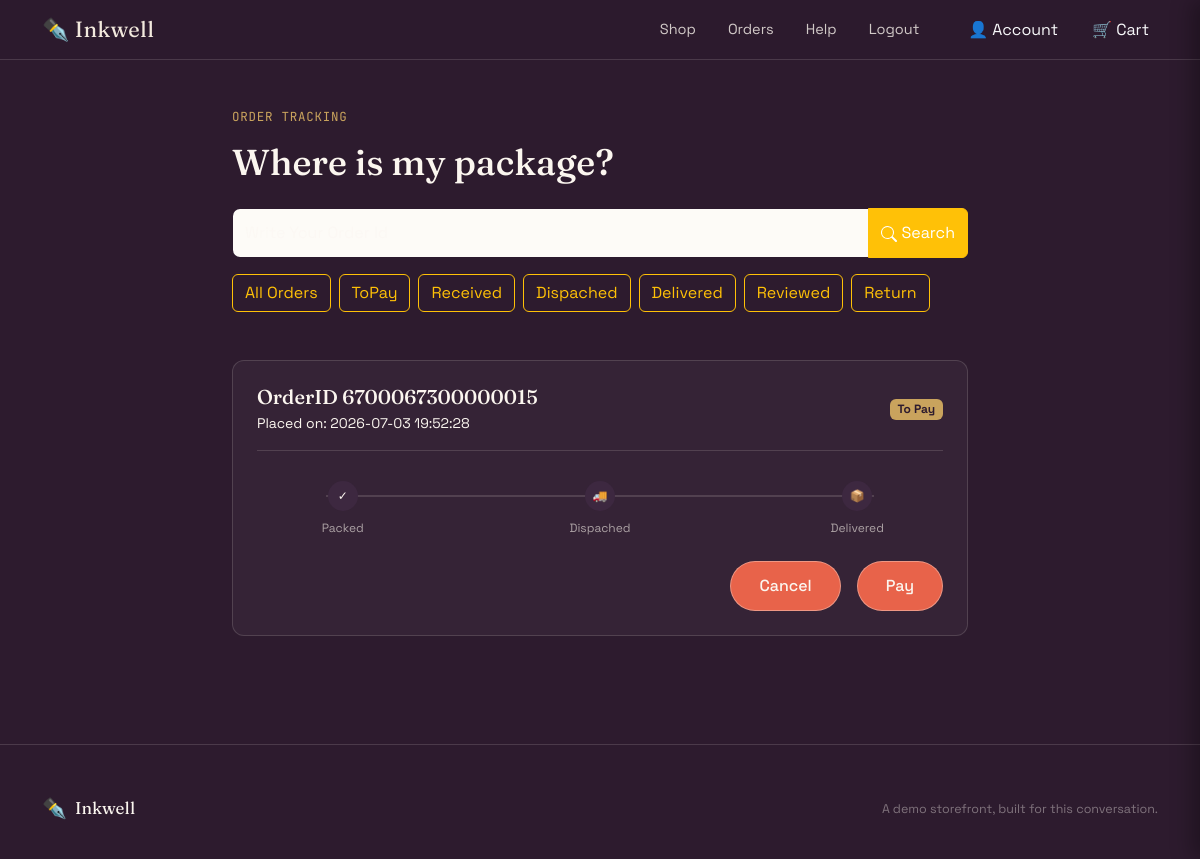
Before: /stationaryshop/trackorder.php?status=To Pay (signed in) with the older database file.
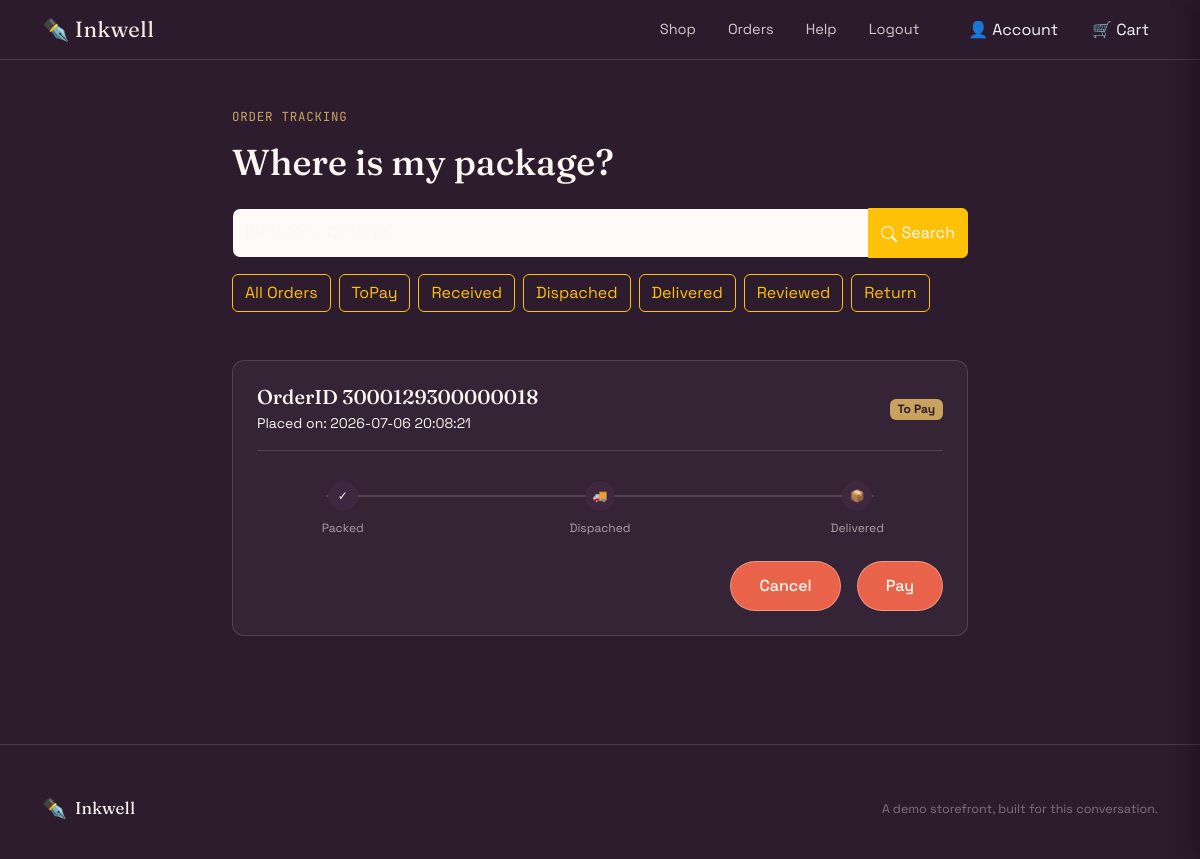
After: the same page with the newer database file.
### tables this page shows
CREATE TABLE `orders` (
  `id` int(11) NOT NULL,
  `payment_id` int(11) NOT NULL,
  `product_id` char(7) NOT NULL,
  `Order_id` char(16) NOT NULL,
  `Customer` varchar(50) NOT NULL,
  `email` varchar(50) NOT NULL,
  `Card_no` varchar(12) NOT NULL,
  `Address` varchar(100) NOT NULL,
  `phone_number` varchar(11) NOT NULL,
  `Total amount` int(11) NOT NULL,
  `status` varchar(30) NOT NULL,
  `Order_date` timestamp NOT NULL DEFAULT current_timestamp(),
  `userID` int(11) NOT NULL
);

### stationaryshop/trackorder.php (the view, shortened to what the changed rows need)
<?php
include('navbar.php');
?>
<div class="container-lg py-5">
    <div class="row justify-content-center">
        <div class="col-lg-8">
            <h2 class="mb-4" style="font-size: 36px;">Where is my package?</h2>
            <?php
            if (isset($_SESSION['userid'])) {
                $userid = $_SESSION['userid'];
                if(isset($_GET['status'])){
                    $status = $_GET['status'];
                    if ($status == 'Dispached' || $status == 'Received' || $status=='Return' || $status =="To Pay" || $status =="Reviewed" || $status=="Delivered") {
                        $orderfetch = mysqli_query($con, "SELECT * FROM `orders` WHERE status ='$status' AND userID =$userid");
                    }
                }
                else {
                    $orderfetch = mysqli_query($con, "SELECT * FROM `orders` WHERE userID =$userid");
                }
                while ($allorders = mysqli_fetch_assoc($orderfetch)) {
                    $card_status = $allorders['status'];
                    $packed_active = "";
                    $transit_active = "";
                    $delivered_active = "";
            ?>
                    <div class="order-card mt-4" id="trackingResultBox">
                        <div class="d-flex justify-content-between align-items-center flex-wrap gap-2 border-bottom pb-3 mb-4" style="border-color: var(--line) !important;">
                            <div>
                                <h5 class="mb-1"><a href="orderdetail.php?orderid=<?php echo $allorders['Order_id'];?>" class="text-decoration-none text-reset">OrderID <?php echo $allorders['Order_id']; ?></a></h5>
                                <p class="small mb-0">Placed on: <?php echo $allorders['Order_date'] ?></p>
                            </div>
                            <span class="badge" style="background-color: var(--gold); color: var(--plum);"><?php echo $allorders['status'] ?></span>
                        </div>
                        <div class="status-timeline">
                            <div class="timeline-step <?php echo $packed_active; ?>">
                                <div class="step-circle">✓</div>
                                <div class="step-label">Packed</div>
                            </div>
                            <div class="timeline-step <?php echo $transit_active; ?>">
                                <div class="step-circle">🚚</div>
                                <div class="step-label">Dispached</div>
                            </div>
                            <div class="timeline-step <?php echo $delivered_active; ?>">
                                <div class="step-circle">📦</div>
                                <div class="step-label">Delivered</div>
                            </div>
                        </div>
                        <div class="d-flex justify-content-end mt-4">
                            <?php if ($card_status == 'To Pay') { ?>
                                <a href="?cancelid=<?php echo $allorders['Order_id']; ?>" class="btn btn-outline-light" style=" background-color:#E8634A;">
                                    Cancel
                                </a>
                                <button type="button"
                                        class="ms-3 btn btn-outline-light"
                                        style="background-color:#E8634A;"
                                        data-bs-toggle="modal"
                                        data-bs-target="#payModal_<?php echo $allorders['Order_id']; ?>">
                                    Pay
                                </button>
                            <?php } ?>
                        </div>
                    </div>
            <?php
                }
            }
            ?>
        </div>
    </div>
</div>
</body>
</html>

Changed rows visible on the page:
removed orders: Order "6700067300000015", Order_date "2026-07-03 19:52:28", status "To Pay"
added orders: Order "3000129300000018", Order_date "2026-07-06 20:08:21", status "To Pay"
